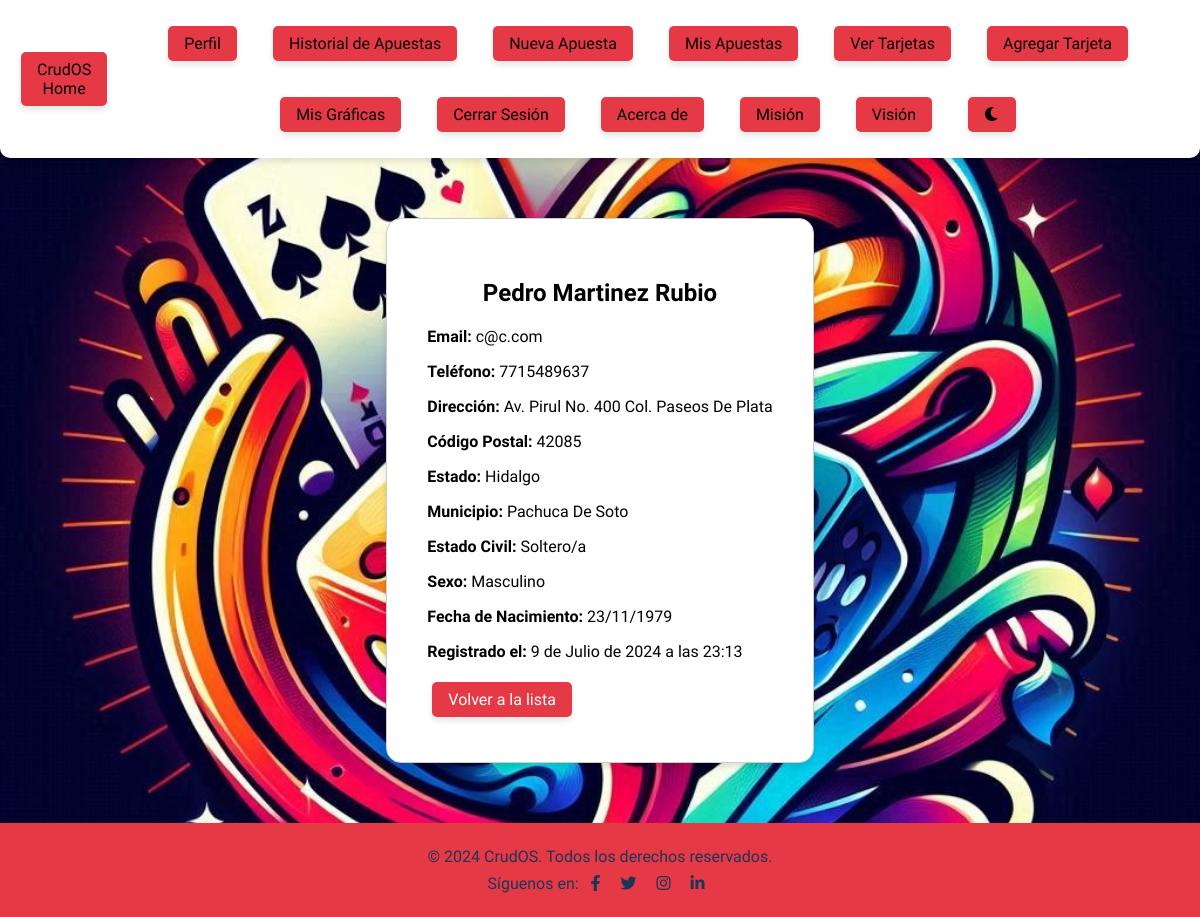
Screenshot of /clientes/cliente/5/ (signed in) with the database file from the repository.
### clientes/models.py (models this page shows, shortened)
class Cliente(models.Model):
    SEXO_CHOICES = [
        ('M', 'Masculino'),
        ('F', 'Femenino'),
        ('O', 'Otro'),
    ]
    ESTADO_CIVIL_CHOICES = [
        ('S', 'Soltero/a'),
        ('C', 'Casado/a'),
        ('D', 'Divorciado/a'),
        ('V', 'Viudo/a'),
    ]
    user = models.OneToOneField(User, on_delete=models.CASCADE)  # Relación uno a uno con el modelo User
    nombre = models.CharField(max_length=100)  # Nombre del cliente
    apellido_paterno = models.CharField(max_length=100, default='Apellido Paterno')  # Apellido paterno del cliente
    apellido_materno = models.CharField(max_length=100, default='Apellido Materno')  # Apellido materno del cliente
    direccion = models.CharField(max_length=255, default='Dirección desconocida')  # Dirección del cliente
    codigo_postal = models.CharField(max_length=10, default='00000')  # Código postal del cliente
    estado = models.CharField(max_length=100, default='Estado')  # Estado donde reside el cliente
    municipio = models.CharField(max_length=100, default='Municipio')  # Municipio donde reside el cliente
    estado_civil = models.CharField(max_length=1, choices=ESTADO_CIVIL_CHOICES, default='S')  # Estado civil del cliente
    sexo = models.CharField(max_length=1, choices=SEXO_CHOICES, default='M')  # Sexo del cliente
    dia_nacimiento = models.IntegerField(default=1)  # Día de nacimiento del cliente
    mes_nacimiento = models.IntegerField(default=1)  # Mes de nacimiento del cliente
    anio_nacimiento = models.IntegerField(default=2000)  # Año de nacimiento del cliente
    email = models.EmailField(unique=True)  # Email del cliente
    telefono = models.CharField(max_length=15, default='Sin teléfono', validators=[RegexValidator(regex=r'^\+?1?\d{9,15}$')])  # Teléfono del cliente
    fecha_registro = models.DateTimeField(auto_now_add=True)  # Fecha de registro del cliente
    class Meta:
        indexes = [
            models.Index(fields=['email']),
            models.Index(fields=['telefono']),
        ]

### clientes/views.py (the view)
# urls.py: path('cliente/<int:id>/', views.cliente_detail, name='cliente_detail'),  # Detalle de un cliente
@login_required
def cliente_detail(request, id):
    cliente = get_object_or_404(Cliente, id=id)
    if request.user.is_staff or cliente.user == request.user:
        return render(request, 'clientes/cliente_detail.html', {'cliente': cliente})
    else:
        return redirect('clientes_list')

### clientes/templates/clientes/cliente_detail.html (shortened to what this page needs)
{% extends 'clientes/base.html' %}
{% block content %}
<div class="form-container">
    <h2>{{ cliente.nombre }} {{ cliente.apellido_paterno }} {{ cliente.apellido_materno }}</h2>
    <p><strong>Email:</strong> {{ cliente.email }}</p>
    <p><strong>Teléfono:</strong> {{ cliente.telefono }}</p>
    <p><strong>Dirección:</strong> {{ cliente.direccion }}</p>
    <p><strong>Código Postal:</strong> {{ cliente.codigo_postal }}</p>
    <p><strong>Estado:</strong> {{ cliente.estado }}</p>
    <p><strong>Municipio:</strong> {{ cliente.municipio }}</p>
    <p><strong>Estado Civil:</strong> {{ cliente.get_estado_civil_display }}</p>
    <p><strong>Sexo:</strong> {{ cliente.get_sexo_display }}</p>
    <p><strong>Fecha de Nacimiento:</strong> {{ cliente.dia_nacimiento }}/{{ cliente.mes_nacimiento }}/{{ cliente.anio_nacimiento }}</p>
    <p><strong>Registrado el:</strong> {{ cliente.fecha_registro }}</p>
    <button class="nav-button" onclick="location.href='{% url 'clientes_list' %}'">Volver a la lista</button>
</div>
{% endblock %}

### static/css/styles.css (style rules this page uses)
:root { --primary-color: #e63946; --secondary-color: #1d3557; --accent-color: #f77f00; --background-color: #ffffff; --text-color: #000000; --light-bg: #f1faee; --dark-bg: #1d3557; --light-text: #1d3557; --dark-text: #f1faee; --dark-bg-gray: #1d3557; --dark-secondary-gray: #457b9d; --button-hover: #a8dadc; --input-border: #e63946; }
body { font-family: 'Snap ITC', sans-serif; margin: 0; padding: 0; transition: background-color 0.3s, color 0.3s; text-align: center; color: var(--text-color); display: flex; flex-direction: column; justify-content: center; align-items: center; background-color: var(--background-color); background-image: url("/static/img/Fondo.jpg"); background-repeat: no-repeat; background-size: cover; background-position: center center; background-attachment: fixed; }
body.light-mode { background-color: var(--background-color); color: var(--text-color); }
.nav-link, .nav-button { color: var(--background-color); text-decoration: none; padding: 0.5rem 1rem; border-radius: 5px; transition: background-color 0.3s ease, transform 0.3s ease; background-color: var(--primary-color); border: none; cursor: pointer; font-size: 16px; display: inline-block; text-align: center; margin: 5px; box-shadow: 0 4px 6px rgba(0, 0, 0, 0.1); font-family: 'Snap ITC', sans-serif; }
.form-container { max-width: 800px; margin: 60px auto; padding: 40px; border: 1px solid var(--input-border); border-radius: 15px; transition: background-color 0.3s, border-color 0.3s; font-family: 'Snap ITC', sans-serif; text-align: left; box-shadow: 0 4px 6px rgba(0, 0, 0, 0.1); background-color: var(--background-color); color: var(--text-color); }
.form-container.light-mode { background-color: var(--background-color); border-color: #ccc; color: var(--text-color); }
.form-container h2, .form-container h1 { text-align: center; margin-bottom: 20px; }

### rows the page displays
Cliente: nombre "Pedro", apellido_paterno "Martinez", apellido_materno "Rubio", email "c@c.com", telefono "7715489637", direccion "Av. Pirul No. 400 Col. Paseos De Plata", codigo_postal "42085", estado "Hidalgo", municipio "Pachuca De Soto", estado_civil "Soltero/a", sexo "Masculino", dia_nacimiento "23", mes_nacimiento "11", anio_nacimiento "1979", fecha_registro "9 de Julio de 2024 a las 23:13"
